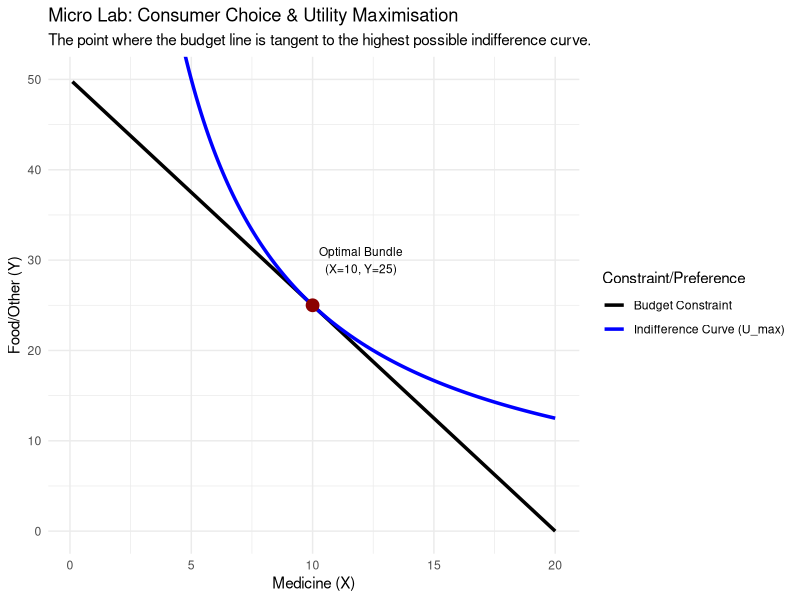
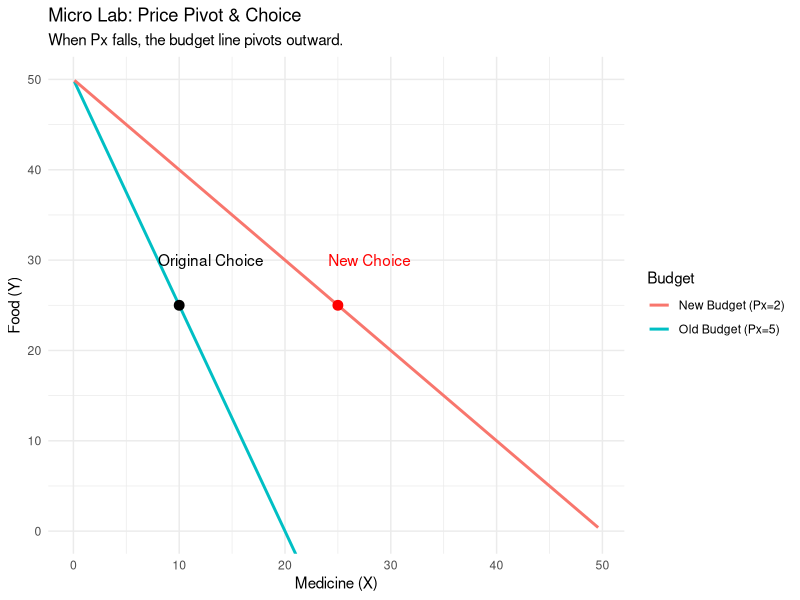

Reproduce these figures in R, in order.
library(tidyverse)
library(patchwork)

### The R Utility-Lab: Visualising the "Optimal Bundle"
##     We will simulate a consumer with £100 income, where Medicine costs £5 and 
#       Food costs £2.

# STEPS
# 1. Setup Parameters
income <- 100
px <- 5
py <- 2
alpha <- 0.5  # Preference for Medicine
beta <- 0.5   # Preference for Food

# 2. Calculate the Optimal Bundle (The Calculus result)
# X* = (alpha / (alpha + beta)) * (Income / Px)
x_opt <- (alpha / (alpha + beta)) * (income / px) # 10
y_opt <- (beta / (alpha + beta)) * (income / py)  # 25
u_max <- (x_opt^alpha) * (y_opt^beta)             # ~15.8

# 3. Create the Budget Line and Indifference Curve data
x_range <- seq(0.1, 20, by = 0.1)
df_utility <- tibble(x = x_range) %>%
  mutate(
    # Budget Line: Y = (I - Px*X) / Py
    budget_y = (income - px * x) / py,
    # Indifference Curve: Y = (U_max / X^alpha)^(1/beta)
    indiff_y = (u_max / (x^alpha))^(1/beta)
  ) %>%
  filter(budget_y >= 0) # Keep it in the positive quadrant

# 4. Plotting the "Marshallian" Consumer Choice
ggplot(df_utility, aes(x = x)) +
  # The Budget Constraint (Straight Line)
  geom_line(aes(y = budget_y, color = "Budget Constraint"), linewidth = 1.2) +
  # The Indifference Curve (Curved Line)
  geom_line(aes(y = indiff_y, color = "Indifference Curve (U_max)"), linewidth = 1.2) +
  # The Tangency Point (The Optimal Choice)
  annotate("point", x = x_opt, y = y_opt, color = "darkred", size = 4) +
  annotate("text", x = x_opt + 2, y = y_opt + 5, 
           label = paste0("Optimal Bundle\n(X=", x_opt, ", Y=", y_opt, ")"), size = 3) +
  # Aesthetic tweaks
  scale_color_manual(values = c("Budget Constraint" = "black", 
                                "Indifference Curve (U_max)" = "blue")) +
  coord_cartesian(ylim = c(0, 50)) +
  labs(title = "Micro Lab: Consumer Choice & Utility Maximisation",
       subtitle = "The point where the budget line is tangent to the highest possible indifference curve.",
       x = "Medicine (X)", y = "Food/Other (Y)", color = "Constraint/Preference") +
  theme_minimal()


## In postgraduate work, we don't always have a simple Cobb-Douglas function. We use 
#     R's numerical optimisers to find the answer for any complex function.

# Define a 'Negative Utility' function (because optimisers look for the minimum)
calc_neg_utility <- function(X, px, py, income) {
  Y <- (income - px * X) / py
  if (Y < 0) return(1e10) # Penalty for breaking the budget
  utility <- (X^0.5) * (Y^0.5)
  return(-utility) # Return negative to find the maximum
}

# Run the optimiser
result <- optim(par = 1, fn = calc_neg_utility, px = px, py = py, income = income, method = "Brent", lower = 0, upper = 20)

cat("Optimised Quantity of X:", round(result$par, 2), "\n")

## The R "Price Pivot" Lab (Substitution vs. Income Effects)

# 1. Define the Utility Function (Cobb-Douglas: U = X^0.5 * Y^0.5)
# We want to MAXIMIZE utility, but optim() MINIMIZES.
# So we return the Negative Utility.
calc_neg_u <- function(X, income, px, py) {
  Y <- (income - px * X) / py
  if (X <= 0 | Y <= 0) return(1e10) # Penalty for impossible bundles
  u <- (X^0.5) * (Y^0.5)
  return(-u)
}

# 2. SCENARIO A: Original Price (Px = 5)
res_old <- optim(par = 5, fn = calc_neg_u, income = 100, px = 5, py = 2, 
                 method = "Brent", lower = 0.1, upper = 20)
x_old <- res_old$par # Result: 10

# 3. SCENARIO B: New Price (Px = 2)
res_new <- optim(par = 5, fn = calc_neg_u, income = 100, px = 2, py = 2, 
                 method = "Brent", lower = 0.1, upper = 50)
x_new <- res_new$par # Result: 25

# 4. Data for Visualizing the 'Pivot'
x_range <- seq(0.1, 50, by = 0.5)
df_pivot <- tibble(x = x_range) %>%
  mutate(
    budget_old = (100 - 5 * x) / 2,
    budget_new = (100 - 2 * x) / 2
  ) %>%
  filter(budget_old >= 0 | budget_new >= 0)

# 5. Plot the Change
ggplot(df_pivot, aes(x = x)) +
  geom_line(aes(y = budget_old, color = "Old Budget (Px=5)"), linewidth = 1) +
  geom_line(aes(y = budget_new, color = "New Budget (Px=2)"), linewidth = 1) +
  # Points
  annotate("point", x = x_old, y = (100 - 5*x_old)/2, color = "black", size = 3) +
  annotate("point", x = x_new, y = (100 - 2*x_new)/2, color = "red", size = 3) +
  # Labels
  annotate("text", x = x_old + 3, y = 30, label = "Original Choice") +
  annotate("text", x = x_new + 3, y = 30, label = "New Choice", color = "red") +
  coord_cartesian(ylim = c(0, 50)) +
  labs(title = "Micro Lab: Price Pivot & Choice",
       subtitle = "When Px falls, the budget line pivots outward.",
       x = "Medicine (X)", y = "Food (Y)", color = "Budget") +
  theme_minimal()
